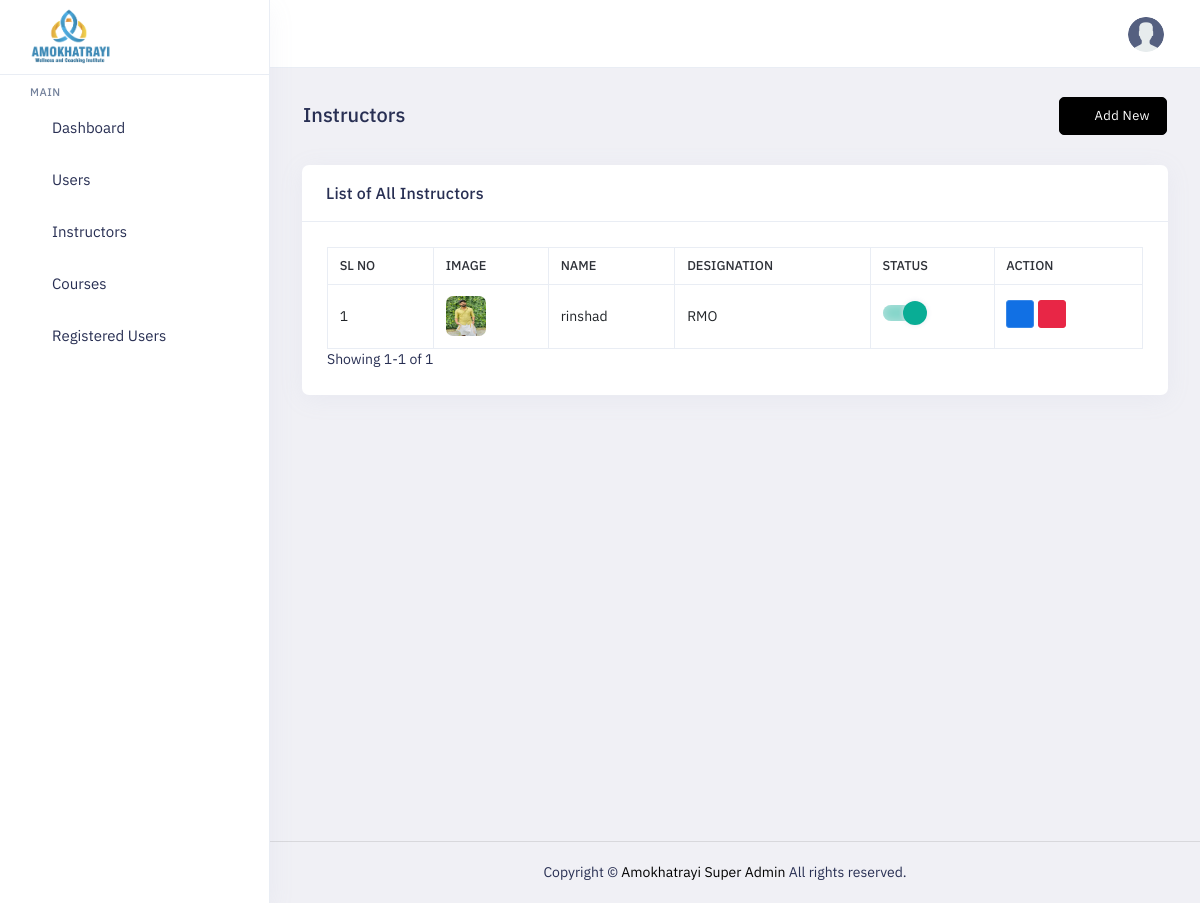
The page /admin-panel/trainerlist (signed in) on the database its author committed.
### superadmin/models.py (models this page shows)
class Trainers(models.Model):
    name = models.TextField(null=True, blank=True)
    designation = models.TextField(null=True, blank=True)
    image = models.ImageField(upload_to='trainer',null=True, blank=True)
    is_active = models.BooleanField(default=True)
    created_at = models.DateTimeField(auto_now_add=True)
    updated_at = models.DateTimeField(auto_now=True)

### superadmin/views.py (the view, shortened to what this page needs)
# urls.py: path('trainerlist', views.trainerlist.as_view(), name='trainerlist'),
class trainerlist(LoginRequiredMixin,View):
    def get(self, request, id=None):
        context = {}
        conditions = Q()
        data = Trainers.objects.all().order_by('-id')
        p = Paginator(data, 15)
        page_num = request.GET.get('page', 1)
        try:
            page = p.page(page_num)
        except EmptyPage:
            page = p.page(1)
        context['datas'] = page
        context['page'] = page_num
        return renderhelper(request, 'trainer', 'trainer-view',context)

### superadmin/custom_permision.py (called while the page is built)
    def dispatch(self, request, *args, **kwargs):
        try:
            if request.user.user_type == 4:
                return redirect('superadmin:login')
        except:
            return redirect('superadmin:login')
        if request.user.is_authenticated and request.user.user_type == 4:
            return redirect('superadmin:login')
        if not request.user.is_authenticated:
            return self.handle_no_permission()
        return super().dispatch(request, *args, **kwargs)

### superadmin/helper.py (called while the page is built)
def renderhelper(request,folder,htmlpage,context={}):
    return render(request,'superadmin/'+folder+'/'+htmlpage+'.html',context)

def is_ajax(request):
    return request.META.get('HTTP_X_REQUESTED_WITH') == 'XMLHttpRequest'

### templates/superadmin/trainer/trainer-view.html (shortened to what this page needs)
{% include 'superadmin/layouts/header.html' %}
<div class="main-content app-content mt-0">
    <div class="side-app">
        <div class="main-container container-fluid">
            <div class="page-header">
                <h1 class="page-title">Instructors</h1>
                <div>
                    <a class="btn btn-primary" href="{% url 'superadmin:trainercreate' %}"><i
                            class="side-menu__icon fe fe-plus mx-1"></i>Add New</a>
                </div>
            </div>
            <div class="row">
                <div class="col-xl-12">
                    <div class="card">
                        <div class="card-header">
                            <h3 class="card-title">List of All Instructors</h3>
                        </div>
                        <div class="card-body">
                            <div class="table-responsive">
                                {% include 'superadmin/trainer/trainer-table.html' %}
                            </div>
                        </div>
                    </div>
                </div>
            </div>
        </div>
    </div>
</div>
</div>
</div>
{% include 'superadmin/layouts/footer.html' %}

### templates/superadmin/trainer/trainer-table.html (shortened to what this page needs)
<table
                                    class="table border-top table-bordered mb-0 table-hover  dataTables_wrapper dt-bootstrap5"
                                    id="datatable-basic">
                                    <thead>
                                        <tr>
                                            <th>Sl No</th>
                                            <th>Image</th>
                                            <th>Name</th>
                                            <th>Designation</th>
                                            <th>Status</th>
                                            <th>Action</th>
                                        </tr>
                                    </thead>
                                    <tbody>
                                        {% if datas %}
                                            {% for i in datas %}
                                            <tr>
                                                <td>{{forloop.counter0|add:datas.start_index}}</td>
                                            <td>{% if i.image %}<img  class="avatar avatar-md br-7" src="{{i.image.url}}">{% endif %}</td>
                                            <td>{{i.name}}</td>
                                            <td>{{i.designation}}</td>
<td>
                    <div class="material-switch">
                         </div>
               </td>
            <td>
                <a class="btn btn-info btn-sm mb-1" href="{% url 'superadmin:traineredit' i.id %}"><i class="side-menu__icon fe fe-edit"></i></a>
                        <a class="btn btn-danger btn-sm mb-1" href="javascript:void(0)" onclick="delete_modal({{i.id}})"><i class="side-menu__icon fe fe-trash" ></i></a>
            </td>
        </tr>
                                   {% endfor %}
    {% else %}
    <tr>
        <td colspan="9" align="center">
            No Data
        </td>
    </tr>
    {% endif %}
</tbody>
</table>
<div class="pagination_section">
    {% if datas %}
    Showing {{ datas.start_index }}-{{ datas.end_index }} of {{ datas.paginator.count }}
    {% endif %}
</div>

### static/superadmin/assets/css/style-custom.css (style rules this page uses)
.table-responsive .table td { vertical-align: middle; }
.table th, .text-wrap table th { font-size: 0.8rem !important; }
.avatar { background: rgb(9 21 64 / 0%) no-repeat center/cover !important; }

### static/superadmin/assets/colors/color1.css (style rules this page uses)
a { color: var(--primary-bg-color); }
.btn-primary { color: #fff !important; background: var(--primary-bg-color) !important; border-color: var(--primary-bg-color) !important; }
.avatar { background: var(--primary02) no-repeat center/cover; }

### rows shown on the page
Trainers: image (picture), name "rinshad", designation "RMO"

### other values the page prints
{{ datas.start_index }} "1"
{{ datas.end_index }} "1"
{{ datas.paginator.count }} "1"
